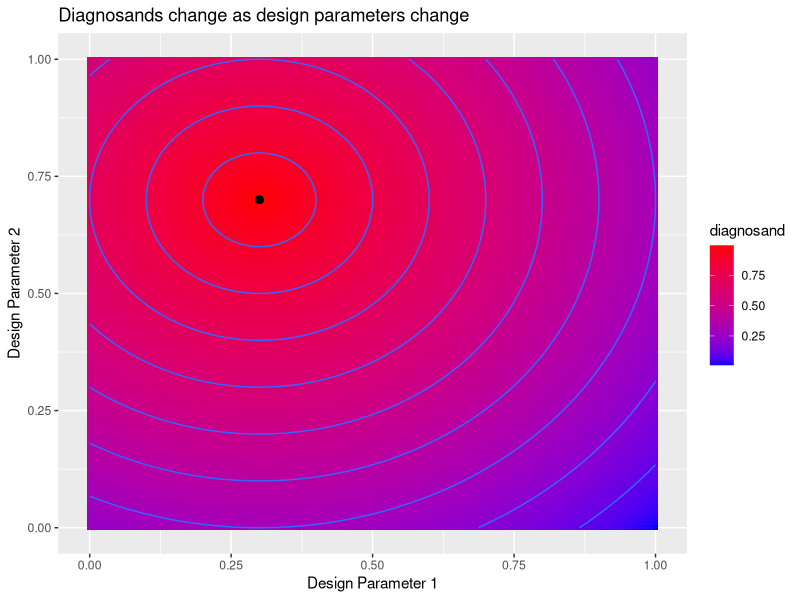

The R script that drew this image:
# ---
# Redesign
# --- 

packages <- c("knitr", "tidyverse", "DeclareDesign", "DesignLibrary")
lapply(packages, require, character.only = T)

# load packages for this section here. note many (DD, tidyverse) are already available, see scripts/package-list.R

expand.grid(param_1 = seq(0, 1, length.out = 100),
            param_2 = seq(0, 1, length.out = 100)) %>%
  mutate(diagnosand = 1 - sqrt((param_1 - 0.3) ^ 2 + (param_2 - 0.7) ^ 2)) %>%
  ggplot(aes(param_1, param_2)) + 
  geom_tile(aes(fill = diagnosand)) +
  geom_point(x = 0.3, y = 0.7, size = 2) +
  geom_contour(aes(z = diagnosand)) +
  scale_fill_gradient(low = "blue", high = "red") +
  labs(x = "Design Parameter 1",
       y = "Design Parameter 2",
       title = "Diagnosands change as design parameters change")

